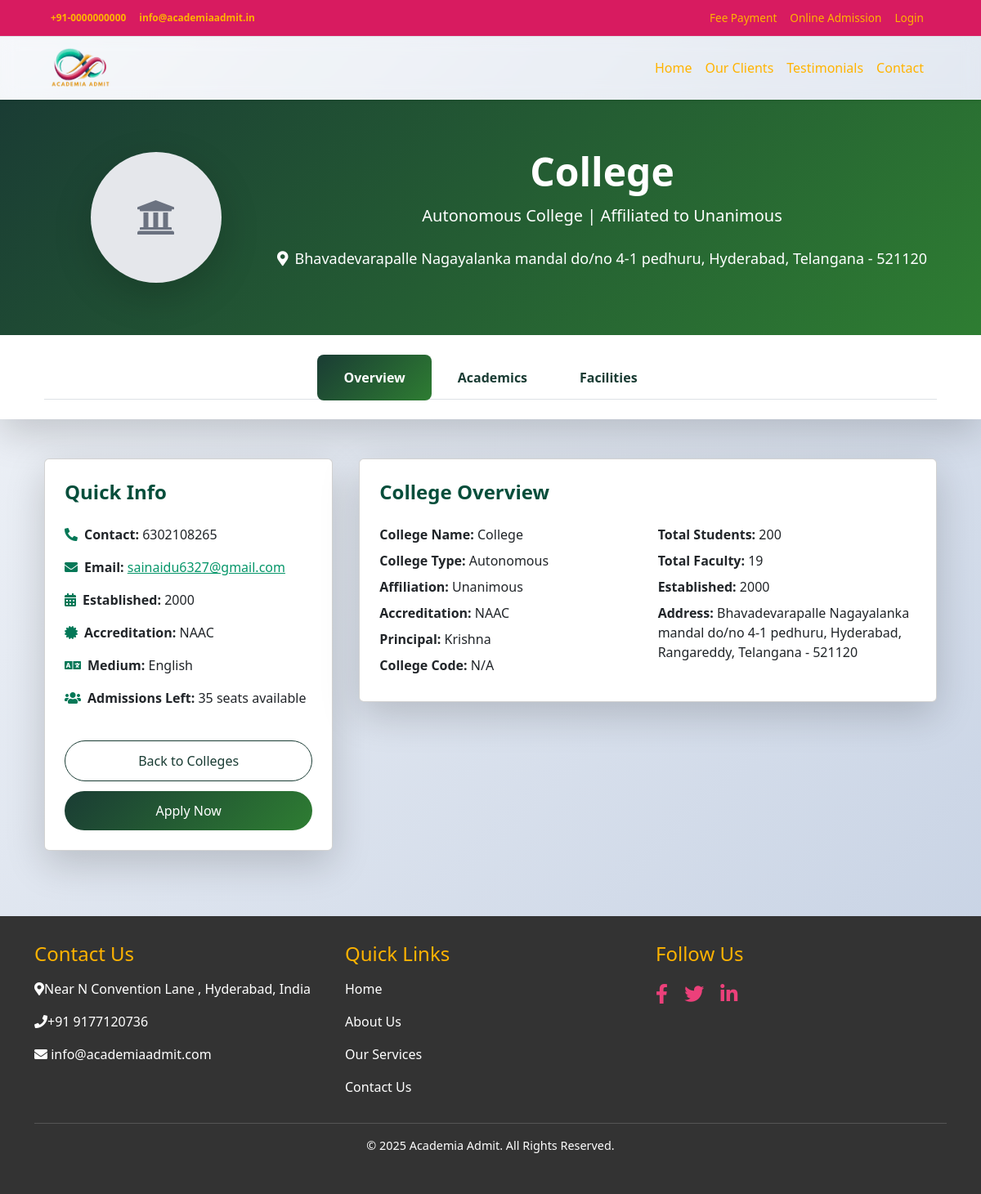
Page /institution/college/1/ on the committed database.
### colleges/models.py (models this page shows, shortened)
class CollegeProfile(models.Model):
    user = models.OneToOneField(User, on_delete=models.CASCADE, related_name='college_profile')
    college_name = models.CharField(max_length=255)
    principal_name = models.CharField(max_length=100)
    contact_phone = models.CharField(max_length=15)
    alternate_phone_number = models.CharField(max_length=15, blank=True, null=True)
    contact_email = models.EmailField()
    college_type = models.CharField(
        max_length=50,
        choices=[('Private', 'Private'), ('Government', 'Government'), ('Autonomous', 'Autonomous')]
    )
    affiliation = models.CharField(max_length=100)
    accreditation = models.CharField(
        max_length=100,
        choices=[('AICTE', 'AICTE'), ('NAAC', 'NAAC'), ('NBA', 'NBA'), ('', 'Other')]
    )
    courses_offered = models.TextField(blank=True, null=True)
    streams_available = models.TextField(blank=True, null=True)
    medium_of_instruction = models.CharField(
        max_length=50,
        choices=[('English', 'English'), ('Telugu', 'Telugu'), ('Hindi', 'Hindi'), ('Other', 'Other')],
        blank=True,
        null=True
    )
    established_year = models.IntegerField()
    total_students = models.IntegerField()
    total_faculty = models.IntegerField()
    college_code = models.CharField(max_length=50, blank=True, null=True)
    website = models.URLField(blank=True, null=True)
    hostel_availability = models.BooleanField(default=False)
    hostel_capacity_boys = models.IntegerField(blank=True, null=True)
    hostel_capacity_girls = models.IntegerField(blank=True, null=True)
    library = models.BooleanField(default=False)
    library_books_count = models.IntegerField(blank=True, null=True)
    labs = models.TextField(blank=True, null=True)
    placement_cell = models.BooleanField(default=False)
    placement_percentage = models.FloatField(blank=True, null=True)
    top_recruiters = models.TextField(blank=True, null=True)
    other_facilities = models.TextField(blank=True, null=True)
    street_address = models.CharField(max_length=255)
    city = models.CharField(max_length=100)
    state = models.CharField(max_length=100, blank=True)
    district = models.CharField(max_length=100, blank=True)
    pincode = models.CharField(max_length=10)
    profile_pic = models.ImageField(upload_to='college_logos/', blank=True, null=True)
    accreditation_certificate = models.FileField(upload_to='college_certificates/', blank=True, null=True)
    brochure = models.FileField(upload_to='college_brochures/', blank=True, null=True)
    created_at = models.DateTimeField(default=timezone.now)
    updated_at = models.DateTimeField(default=timezone.now)

### core/views.py (the view, shortened to what this page needs)
# urls.py: path('institution/college/<int:id>/', views.college_detail, name='college_detail'),
def college_detail(request, id):
    institution = get_object_or_404(CollegeProfile, id=id)
    logger.info(f"Fetched CollegeProfile: {institution.id} - {institution.college_name}")
    active_cycles = CollegeAdmissionCycle.objects.filter(
        college=institution, is_active=True, is_archived=False
    ).order_by('-year')
    logger.info(f"Found {active_cycles.count()} active cycles for college {institution.id}: {list(active_cycles.values('id', 'year'))}")
    cycles_data = {}
    total_admissions_left = 0  # Initialize total admissions left
    for cycle in active_cycles:
        logger.info(f"Processing cycle: {cycle.year}")
        degrees = Degree.objects.filter(college=institution, cycle=cycle)
        logger.info(f"Found {degrees.count()} degrees for cycle {cycle.year}: {list(degrees.values('id', 'name'))}")
        degree_data = {}
        for degree in degrees:
            departments = Department.objects.filter(degree=degree, cycle=cycle)
            dept_data = {}
            for dept in departments:
                sections = Section.objects.filter(department=dept, cycle=cycle)
                courses = Course.objects.filter(department=dept, cycle=cycle)
                for section in sections:
                    current_seats = section.seats.count()
                admissions_left = dept.admissions_left()
                logger.info(f"Department: {dept.name}, Total Seats: {dept.total_seats}, Admissions Left: {admissions_left}")
                dept_data[dept] = {
                    'sections': sections,
                    'courses': courses,
                    'admissions_left': admissions_left if admissions_left is not None else 0
                }
                total_admissions_left += admissions_left if admissions_left is not None else 0
            degree_data[degree] = dept_data
        cycles_data[cycle] = degree_data
    logger.info(f"Cycles data prepared: {len(cycles_data)} cycles")
    logger.info(f"Total Admissions Left for {institution.college_name}: {total_admissions_left}")
    context = {
        'institution': institution,
        'active_cycles': active_cycles,
        'cycles_data': cycles_data,
        'total_admissions_left': total_admissions_left,
    }
    logger.info(f"Context prepared: {context.keys()}")
    return render(request, 'core/college_detail.html', context)

### core/templates/core/college_detail.html (shortened to what this page needs)
{% load static %}
<!DOCTYPE html>
<html lang="en">
<head>
    <link href="https://cdn.jsdelivr.net/npm/tailwindcss@2.2.19/dist/tailwind.min.css" rel="stylesheet">
    <link href="https://cdnjs.cloudflare.com/ajax/libs/font-awesome/5.15.4/css/all.min.css" rel="stylesheet">
    <link href="https://stackpath.bootstrapcdn.com/bootstrap/4.5.2/css/bootstrap.min.css" rel="stylesheet">
    <link href="https://cdn.jsdelivr.net/npm/bootstrap@5.3.0/dist/css/bootstrap.min.css" rel="stylesheet">
    <link rel="stylesheet" href="{% static 'css/home.css' %}">
</head>
<body class="bg-gray-100 font-sans">
    <nav class="topbar navbar navbar-expand-md bg-light py-1 border-bottom">
        <div class="container d-flex justify-content-between align-items-center">
          <div class="d-flex align-items-center">
            <span class="me-3 small" style="color: #FFB300 !important;font-weight:600;"> +91-0000000000</span>
            <span class="small" style="color: #FFB300 !important;font-weight:600;">info@academiaadmit.in</span>
          </div>
          <div class="collapse navbar-collapse justify-content-end" id="topbarLinks">
            <ul class="navbar-nav ms-auto align-items-center">
              <li class="nav-item">
                <a class="nav-link small px-2" href="#" id="top-link">Fee Payment</a>
              </li>
              <li class="nav-item">
                <a class="nav-link small px-2" href="{% url 'core:online_admission' %}" id="top-link">Online Admission</a>
              </li>
              <li class="nav-item">
                <a class="nav-link small px-2" href="{% url 'core:login' %}" id="top-link">Login</a>
              </li>
            </ul>
          </div>
        </div>
    </nav>
    <nav class="navbar navbar-expand-md shadow-sm">
        <div class="container">
            <a class="navbar-brand" href="/">
                <img src="{% static 'images/logo.png' %}" alt="Academia Admit Logo" class="logo-img">
            </a>
            <div class="collapse navbar-collapse justify-content-end" id="navbarNav">
                <ul class="navbar-nav">
                    <li class="nav-item">
                        <a class="nav-link" href="#home">Home</a>
                    </li>
                    <li class="nav-item">
                        <a class="nav-link" href="{% url 'core:clients' %}">Our Clients</a>
                    </li>
                    <li class="nav-item">
                        <a class="nav-link" href="{% url 'core:testimonials' %}">Testimonials</a>
                    </li>
                    <li class="nav-item">
                        <a class="nav-link" href="{% url 'core:contact' %}">Contact</a>
                    </li>
                </ul>
            </div>
        </div>
    </nav>
    <section class="hero-section py-16 text-white">
        <div class="container mx-auto px-4 hero-content">
            <div class="flex flex-col md:flex-row items-center animate-fade-in">
                <div class="md:w-1/4 text-center mb-6 md:mb-0">
                    {% if institution.profile_pic %}
                        <img src="{{ institution.profile_pic.url }}" class="rounded-full shadow-lg max-h-40 mx-auto" alt="{{ institution.college_name }} Logo">
                    {% else %}
                        <div class="placeholder-img rounded-full shadow-lg flex items-center justify-center mx-auto bg-gray-200" style="width: 160px; height: 160px;">
                            <i class="fas fa-university fa-3x text-gray-500"></i>
                        </div>
                    {% endif %}
                </div>
                <div class="md:w-3/4 text-center md:text-left">
                    <h1 class="text-4xl md:text-5xl font-bold mb-3">{{ institution.college_name }}</h1>
                    <p class="text-lg md:text-xl mb-4">{{ institution.college_type }} College | Affiliated to {{ institution.affiliation }}</p>
                    <p class="text-base md:text-lg"><i class="fas fa-map-marker-alt mr-2"></i>{{ institution.street_address }}, {{ institution.city }}, {{ institution.state }} - {{ institution.pincode }}</p>
                </div>
            </div>
        </div>
    </section>
    <section class="tabs-section py-4 bg-white shadow-lg">
        <div class="container mx-auto px-4">
            <ul class="nav nav-tabs justify-content-center md:justify-start" id="collegeTabs" role="tablist">
                <li class="nav-item">
                    <a class="nav-link active" id="overview-tab" data-toggle="tab" href="#overview" role="tab" aria-controls="overview" aria-selected="true">Overview</a>
                </li>
                <li class="nav-item">
                    <a class="nav-link" id="academics-tab" data-toggle="tab" href="#academics" role="tab" aria-controls="academics" aria-selected="false">Academics</a>
                </li>
                <li class="nav-item">
                    <a class="nav-link" id="facilities-tab" data-toggle="tab" href="#facilities" role="tab" aria-controls="facilities" aria-selected="false">Facilities</a>
                </li>
            </ul>
        </div>
    </section>
    <section class="content-section py-12">
        <div class="container mx-auto px-4">
            <div class="flex flex-col md:flex-row gap-8">
                <div class="md:w-1/3">
                    <div class="card bg-white rounded-xl shadow-lg p-6 sticky-sidebar animate-fade-in">
                        <h5 class="text-2xl font-bold mb-6 text-green-900">Quick Info</h5>
                        <p class="mb-3"><i class="fas fa-phone-alt mr-2 text-green-700"></i><strong>Contact:</strong> {{ institution.contact_phone }}</p>
                        <p class="mb-3"><i class="fas fa-envelope mr-2 text-green-700"></i><strong>Email:</strong> <a href="mailto:{{ institution.contact_email }}" class="text-green-600 hover:underline">{{ institution.contact_email }}</a></p>
                        <p class="mb-3"><i class="fas fa-calendar-alt mr-2 text-green-700"></i><strong>Established:</strong> {{ institution.established_year }}</p>
                        <p class="mb-3"><i class="fas fa-certificate mr-2 text-green-700"></i><strong>Accreditation:</strong> {{ institution.accreditation }}</p>
                        <p class="mb-3"><i class="fas fa-language mr-2 text-green-700"></i><strong>Medium:</strong> {{ institution.medium_of_instruction|default:"N/A" }}</p>
                        <p class="mb-3"><i class="fas fa-users mr-2 text-green-700"></i><strong>Admissions Left:</strong> {{ total_admissions_left }} seats available</p>
                        <div class="mt-6 space-y-3">
                            <a href="{% url 'colleges:college_list' %}" class="btn btn-outline-primary w-full">Back to Colleges</a>
                            <a href="{% url 'colleges:apply_direct' institution.id %}" class="btn btn-primary w-full">Apply Now</a>
                        </div>
                    </div>
                </div>
                <div class="md:w-2/3">
                    <div class="tab-content" id="collegeTabContent">
                        <div class="tab-pane fade show active" id="overview" role="tabpanel" aria-labelledby="overview-tab">
                            <div class="card bg-white rounded-xl shadow-lg p-6 animate-fade-in">
                                <h5 class="text-2xl font-bold mb-6 text-green-900">College Overview</h5>
                                <div class="grid grid-cols-1 md:grid-cols-2 gap-4">
                                    <div>
                                        <p class="mb-2"><strong>College Name:</strong> {{ institution.college_name }}</p>
                                        <p class="mb-2"><strong>College Type:</strong> {{ institution.college_type }}</p>
                                        <p class="mb-2"><strong>Affiliation:</strong> {{ institution.affiliation }}</p>
                                        <p class="mb-2"><strong>Accreditation:</strong> {{ institution.accreditation }}</p>
                                        <p class="mb-2"><strong>Principal:</strong> {{ institution.principal_name }}</p>
                                        <p class="mb-2"><strong>College Code:</strong> {{ institution.college_code|default:"N/A" }}</p>
                                    </div>
                                    <div>
                                        <p class="mb-2"><strong>Total Students:</strong> {{ institution.total_students }}</p>
                                        <p class="mb-2"><strong>Total Faculty:</strong> {{ institution.total_faculty }}</p>
                                        <p class="mb-2"><strong>Established:</strong> {{ institution.established_year }}</p>
                                        <p class="mb-2"><strong>Address:</strong> {{ institution.street_address }}, {{ institution.city }}{% if institution.district %}, {{ institution.district }}{% endif %}, {{ institution.state }} - {{ institution.pincode }}</p>
                                    </div>
                                </div>
                            </div>
                        </div>
                    </div>
                </div>
            </div>
        </div>
    </section>
    <footer class="footer">
        <div class="container">
            <div class="row">
                <div class="col-md-4">
                    <h4>Contact Us</h4>
                    <p><i class="fas fa-map-marker-alt"></i>Near N Convention Lane , Hyderabad, India</p>
                    <p><i class="fas fa-phone"></i>+91 9177120736</p>
                    <p><i class="fas fa-envelope"></i> info@academiaadmit.com</p>
                </div>
                <div class="col-md-4">
                    <h4>Quick Links</h4>
                    <p><a href="#home">Home</a></p>
                    <p><a href="#about">About Us</a></p>
                    <p><a href="#services">Our Services</a></p>
                    <p><a href="#contact">Contact Us</a></p>
                </div>
                <div class="col-md-4">
                    <h4>Follow Us</h4>
                    <div class="social-icons">
                        <a href="#" target="_blank"><i class="fab fa-facebook-f"></i></a>
                        <a href="#" target="_blank"><i class="fab fa-twitter"></i></a>
                        <a href="#" target="_blank"><i class="fab fa-linkedin-in"></i></a>
                    </div>
                </div>
            </div>
            <div class="copyright">
                <p>© 2025 Academia Admit. All Rights Reserved.</p>
            </div>
        </div>
    </footer>
</body>
</html>

### rows in the picture
CollegeProfile: college_name "College", college_type "Autonomous", affiliation "Unanimous", street_address "Bhavadevarapalle Nagayalanka mandal do/no 4-1 pedhuru", city "Hyderabad", state "Telangana", pincode "521120", contact_phone "6302108265", contact_email "sainaidu6327@gmail.com", established_year "2000", accreditation "NAAC", medium_of_instruction "English", principal_name "Krishna", college_code "N/A", total_students "200", total_faculty "19", district "Rangareddy"

### other values in the picture
{{ total_admissions_left }} "35"
